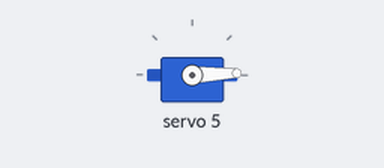
A sketch run on a simulated Arduino Uno, built with avr-gcc and run on an emulated ATmega328P. Parts: servo.

Above: at 0.05 s.
At 2.0 s:
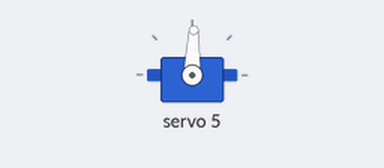
At 4.0 s:
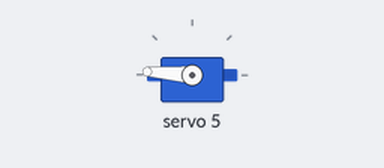
At 8.0 s:
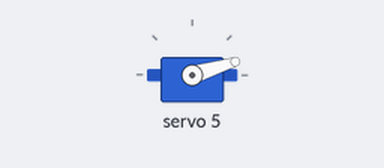
Timing chart, 0 to 10.9 s (numbered marks = the images above):
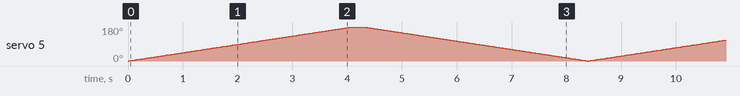

The sketch:

servoTest.ino
```cpp
/* FILE:    HCPCA9685_Servo_Example
   DATE:    10/06/16
   VERSION: 0.1
   AUTHOR:  Andrew Davies

   Sketch created by Hobby Components Ltd (HOBBYCOMPONENTS.COM)

10/06/16 version 0.1: Original version


This example demonstrates how to use the HCPCA9685 library together with the PCA9685
to control up to 16 servos. The sketch will initialise the library putting it into
'servo mode' and then will continuously sweep one servo connected to PWM output 0
back and forth. The example has been written particularly for the 16 Channel 12-bit
PWM Servo Motor Driver Module (HCMODU0097) available from hobbycomponents.com

To use the module connect it to your Arduino as follows:

PCA9685...........Uno/Nano
GND...............GND
OE................N/A
SCL...............A5
SDA...............A4
VCC...............5V

External 5V Power for the servo(s) can be supplied by the V+ and GND input of the
screw terminal block.

PLEASE NOTE: Depending on your servo it is possible for this sketch to attempt
drive the servo beyond its end stops. If your servo is hitting its end stops then
you should adjust the the min and max values in this sketch.

You may copy, alter and reuse this code in any way you like, but please leave
reference to HobbyComponents.com in your comments if you redistribute this code.
This software may not be used directly for the purpose of selling products that
directly compete with Hobby Components Ltd's own range of products.

THIS SOFTWARE IS PROVIDED "AS IS". HOBBY COMPONENTS MAKES NO WARRANTIES, WHETHER
EXPRESS, IMPLIED OR STATUTORY, INCLUDING, BUT NOT LIMITED TO, IMPLIED WARRANTIES OF
MERCHANTABILITY AND FITNESS FOR A PARTICULAR PURPOSE, ACCURACY OR LACK OF NEGLIGENCE.
HOBBY COMPONENTS SHALL NOT, IN ANY CIRCUMSTANCES, BE LIABLE FOR ANY DAMAGES,
INCLUDING, BUT NOT LIMITED TO, SPECIAL, INCIDENTAL OR CONSEQUENTIAL DAMAGES FOR ANY
REASON WHATSOEVER.
*/


/* Include the HCPCA9685 library */
#include "HCPCA9685.h"

/* I2C slave address for the device/module. For the HCMODU0097 the default I2C address
   is 0x40 */
#define  I2CAdd 0x40
HCPCA9685 HCPCA9685(I2CAdd);

#define servo 5
#define start 10
#define end 400
void setup()
{
  /* Initialise the library and set it to 'servo mode' */
  HCPCA9685.Init(SERVO_MODE);

  /* Wake the device up */
  HCPCA9685.Sleep(false);
}


void loop()
{
  unsigned int Pos;
  for(Pos = start; Pos < end; Pos++)
  {
    HCPCA9685.Servo(servo, Pos);
    delay(10);
  }

  for(Pos = end; Pos >= start; Pos--)
  {
    HCPCA9685.Servo(servo, Pos);
    delay(10);
  }
}
```
